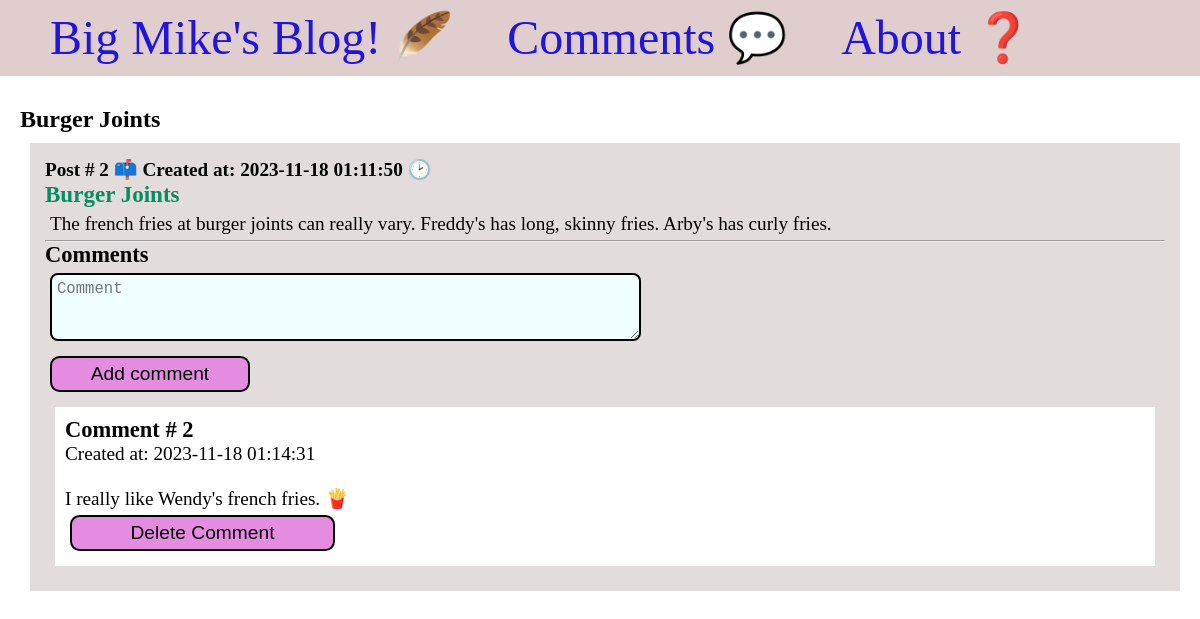
Page /2/ on the committed database.
### app.py (models this page shows, shortened)
class Post(db.Model):
    id = db.Column(db.Integer, primary_key=True)
    title = db.Column(db.String(100))
    content = db.Column(db.Text)
    comments = db.relationship('Comment', backref='post')
    created_at = db.Column(db.DateTime(timezone=True), server_default=db.func.current_timestamp())

class Comment(db.Model):
    id = db.Column(db.Integer, primary_key=True)
    content = db.Column(db.Text)
    created_at = db.Column(db.DateTime(timezone=True), server_default=db.func.current_timestamp())
    post_id = db.Column(db.Integer, db.ForeignKey('post.id'))

### app.py (the view)
@app.route('/<int:post_id>/', methods=('GET', 'POST'))
def post(post_id):
    post = Post.query.get_or_404(post_id)
    if request.method == 'POST':
        comment = Comment(content=request.form['content'], post=post)
        db.session.add(comment)
        db.session.commit()
        return redirect(url_for('post', post_id=post.id))
    return render_template('post.html', post=post)

### templates/post.html (shortened to what this page needs)
<!DOCTYPE html>
<html lang="en">
<head>
    <link href="../static/css/style.css" type="text/css" rel="stylesheet">
</head>
<body>
    <nav>
        <a href="{{ url_for('index') }}">Big Mike's Blog! 🪶</a>
        <a href="{{ url_for('comments') }}">Comments 💬</a>
        <a href="{{ url_for('about') }}">About ❓</a>
    </nav>
    <main>
        <section>
            <span class="title">
                <h1> {{ post.title }} </h1>
            </span>
            <div class="content">
                <div class="post">
                    <p><b>Post # {{ post.id }} 📫 Created at: {{ post.created_at }} 🕑</b></p>
                    <b>
                        <p class="title-decoration">{{ post.title }}</p>
                    </b>
                    <div class="content">
                        <p>{{ post.content }}</p>
                    </div>
                    <hr>
                    <h3>Comments</h3>
                    <form method="post">
                        <textarea class="text-field" name="content" placeholder="Comment" cols="60" rows="3"></textarea>
                        <br>
                        <button class="button" type="submit">Add comment</button>
                    </form>
                    {% for comment in post.comments %}
                    <div class="comment">
                        <h3> Comment # {{ comment.id }}</h3>
                        <p> Created at: {{ comment.created_at }}</p>
                        <br>
                        <p>{{ comment.content }}</p>
                        <form method="POST" action="{{ url_for('delete_comment', comment_id=comment.id) }}">
                            <input class="delete-button" type="submit" value="Delete Comment"
                                onclick="return confirm('Are you sure you want to delete this entry?')">
                        </form>
                    </div>
                    {% endfor %}
                </div>
            </div>
        </section>
    </main>
</body>
</html>

### static/css/style.css (style rules this page uses)
* { margin: 0; padding: 0; box-sizing: border-box; }
main { margin-top: 30px; margin-left: auto; margin-right: auto; padding-left: 20px; padding-right: 20px; }
.title-decoration { font-size: 1.2em; font-weight: 700; color: #088d63; text-decoration: none; }
.content { margin: 5px; width: 100%; display: flex; flex-direction: row; flex-wrap: wrap; }
.comment { padding: 10px; margin: 10px; background-color: #fff; font-size: 1em; font-weight: 500; }
.post { flex: 20%; padding: 15px; margin: 5px; background-color: #e2dcdc; inline-size: 100%; font-size: 1.2em; font-weight: 400; }
nav { padding-top: 10px; padding-bottom: 10px; background-color: rgb(224, 206, 206); }
nav a { color: #2214df; font-size: 3em; margin-left: 50px; text-decoration: none; }
.text-field { font-size: 1em; padding: 5px; margin: 5px; background-color: azure; border: 2px solid black; border-radius: .5em; }
.button { font-size: 1em; background-color: rgb(228, 141, 224); margin: 5px; padding: 5px; border: 2px solid black; border-radius: .5em; width: 200px; }
.delete-button { font-size: 1em; background-color: rgb(228, 141, 224); margin: 5px; padding: 5px; border: 2px solid black; border-radius: .5em; width: 265px; }

### rows in the picture
Post: title "Burger Joints", id "2", created_at "2023-11-18 01:11:50", content "The french fries at burger joints can really vary. Freddy's has long, skinny fries. Arby's has curly fries."
Comment: id "2", created_at "2023-11-18 01:14:31", content "I really like Wendy's french fries. 🍟"
